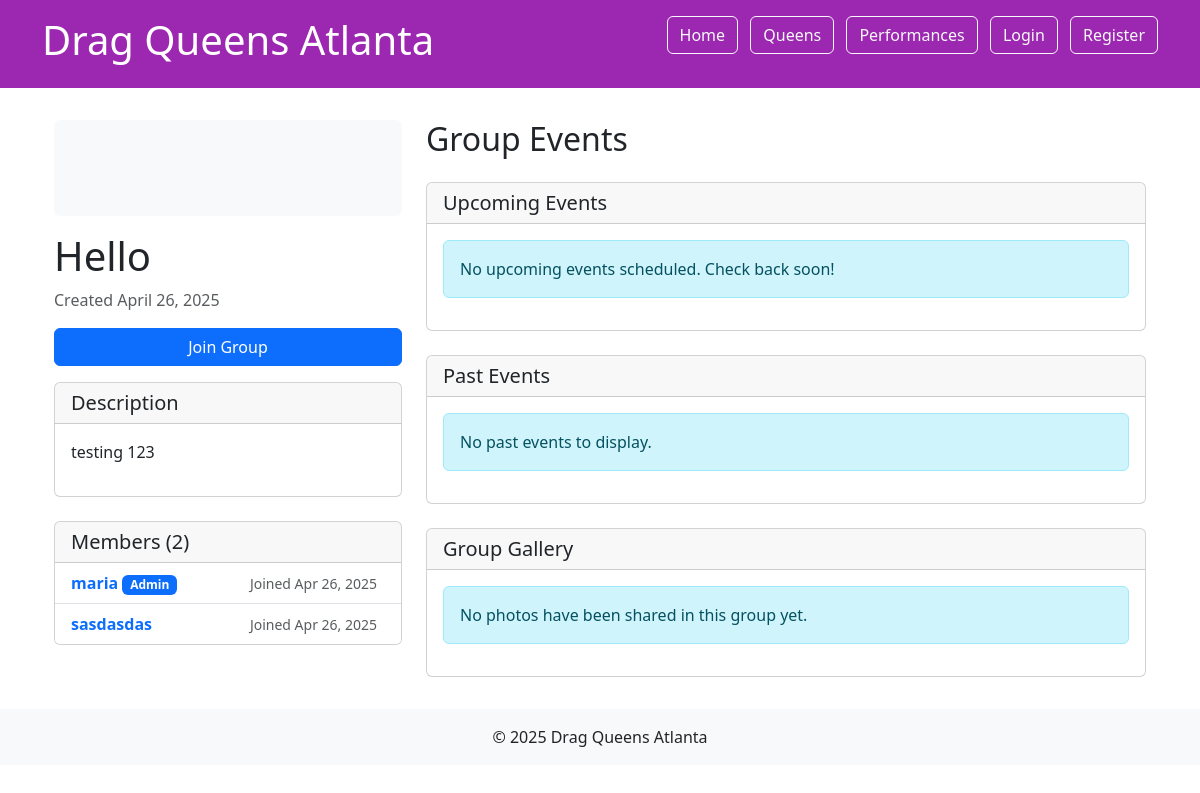
Page /groups/1/ on the earlier database version.
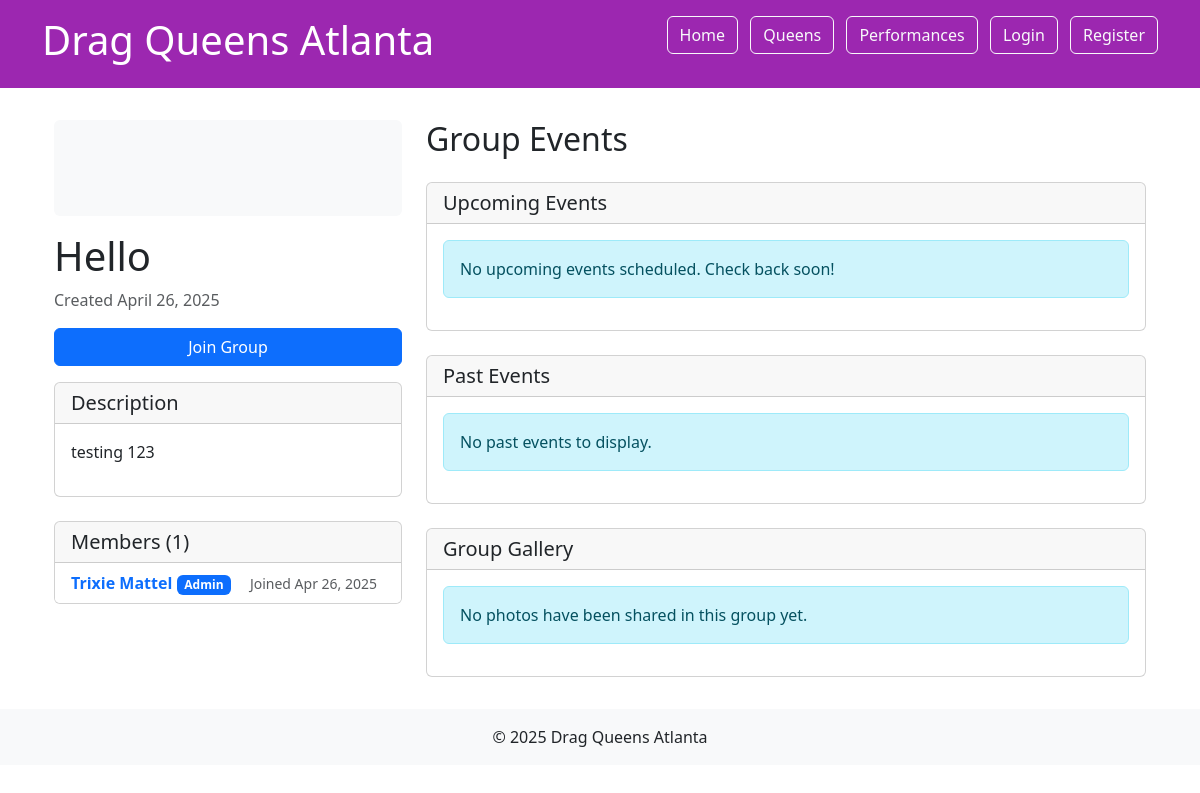
Same page on the later database version.
### core/models.py (models this page shows, shortened)
class GroupMembership(models.Model):
    ROLES = (
        ('ADMIN', 'Administrator'),
        ('MEMBER', 'Member'),
    )
    profile = models.ForeignKey(DragQueen, on_delete=models.CASCADE)
    group = models.ForeignKey(DragGroup, on_delete=models.CASCADE)
    role = models.CharField(max_length=10, choices=ROLES, default='MEMBER')
    joined_date = models.DateTimeField(auto_now_add=True)
    class Meta:
        unique_together = ('profile', 'group')

class DragQueen(models.Model):
    user = models.OneToOneField(User, on_delete=models.CASCADE, related_name='profile', null=True, blank=True)
    name = models.CharField(max_length=100)
    bio = models.TextField()
    performance_style = models.CharField(max_length=100, blank=True)
    location = models.CharField(max_length=100, blank=True)
    instagram = models.URLField(blank=True)
    twitter = models.URLField(blank=True)
    youtube = models.URLField(blank=True)
    facebook = models.URLField(blank=True)
    tiktok = models.URLField(blank=True)
    merchandise = models.CharField(max_length=255)
    created_at = models.DateTimeField(auto_now_add=True, null=True)
    profile_picture = models.ImageField(upload_to='profile_pics/', null=True, blank=True)
    youtube_video_url = models.URLField(blank=True, null=True)

### core/views.py (the view, shortened to what this page needs)
# urls.py: path('groups/<int:pk>/', views.group_detail, name='group_detail'),
def group_detail(request, pk):
    group = get_object_or_404(DragGroup, pk=pk)
    members = GroupMembership.objects.filter(group=group).select_related('profile')
    is_member = False
    is_admin = False
    upcoming_events = GroupEvent.objects.filter(
        group=group,
        date__gte=timezone.now().date()
    ).order_by('date', 'time')[:3]
    past_events = GroupEvent.objects.filter(
        group=group,
        date__lt=timezone.now().date()
    ).order_by('-date')[:3]
    all_events_count = GroupEvent.objects.filter(group=group).count()
    group_photos = GroupPhoto.objects.filter(group=group).order_by('-uploaded_at')[:6]
    group_photos_count = GroupPhoto.objects.filter(group=group).count()
    performers = []
    if hasattr(group, 'is_performance_group') and group.is_performance_group:
        performers = members.filter(profile__performance_style__isnull=False)
    context = {
        'group': group,
        'members': members,
        'is_member': is_member,
        'is_admin': is_admin,
        'upcoming_events': upcoming_events,
        'past_events': past_events,
        'all_events_count': all_events_count,
        'group_photos': group_photos,
        'group_photos_count': group_photos_count,
        'performers': performers,
    }
    return render(request, 'groups/group_detail.html', context)

### core/context_processors.py (called while the page is built, shortened)
def unread_notifications(request):
    notification_count = 0
    return {'unread_notification_count': notification_count}

### templates/groups/group_detail.html (shortened to what the changed rows need)
{% extends 'base.html' %}
{% load static %}
{% block content %}
<div class="container">
    <div class="row">
        <div class="col-md-4">
            <h1>{{ group.name }}</h1>
            <div class="card">
                <div class="card-header d-flex justify-content-between align-items-center">
                    <h5 class="mb-0">Members ({{ members|length }})</h5>
                </div>
                <div class="list-group list-group-flush">
                    {% for member in members %}
                        <div class="list-group-item d-flex justify-content-between align-items-center">
                            <div>
                                <a href="{% url 'profile_detail' pk=member.profile.id %}" class="text-decoration-none">
                                    <strong>{{ member.profile.name }}</strong>
                                </a>
                                {% if member.role == 'ADMIN' %}
                                    <span class="badge bg-primary">Admin</span>
                                {% endif %}
                            </div>
                            <div class="d-flex align-items-center">
                                <small class="text-muted me-2">Joined {{ member.joined_date|date:"M d, Y" }}</small>
                            </div>
                        </div>
                    {% empty %}
                        <div class="list-group-item">No members yet</div>
                    {% endfor %}
                </div>
            </div>
        </div>
        <div class="col-md-8">
            <div class="d-flex justify-content-between align-items-center mb-3">
                <h2>Group Events</h2>
            </div>
        </div>
    </div>
</div>
{% endblock %}

Differences in the rows shown:
removed GroupMembership: profile.name "sasdasdas", joined_date "Apr 26, 2025"
changed through a linked row, GroupMembership: profile.name "maria" → "Trixie Mattel"
Other differences:
{{ members|length }}: "2" → "1"
